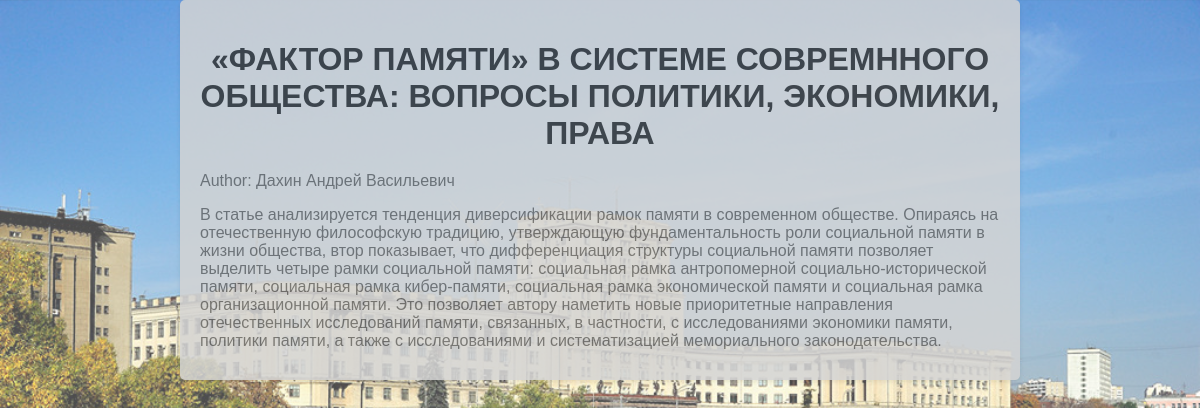
/1/, run on the app's committed database.
### журнал/models.py (models this page shows, shortened)
class Article(models.Model):
    author = models.CharField(max_length=255)
    content = models.TextField()
    publicationDate = models.DateField()
    title = models.CharField(max_length=255)

### журнал/views.py (the view)
# urls.py: path('<int:article_id>/', views.SearchArticle.article_detail, name='article_detail'),
    @staticmethod
    def article_detail(request, article_id):
        article = Article.objects.get(id=article_id)
        context = {
            'article': article
        }
        return render(request, 'article_detail.html', context)

### журнал/templates/article_detail.html (shortened to what this page needs)
<!DOCTYPE html>
<html>
<head>
</head>
<body>
    <div class="container">
        <h1>{{ article.title }}</h1>
        <p>Author: {{ article.author }}</p>
        <p>{{ article.content }}</p>
    </div>
</body>
</html>

### журнал/templates/article_detail.html (style rules this page uses)
body { background-image: url('/static/images/1.png'); background-size: cover; font-family: Arial, sans-serif; margin: 0; padding: 0; }
.container { max-width: 800px; margin: 0 auto; background-color: #d4d4d4;; padding: 20px; border-radius: 5px; box-shadow: 0 2px 5px rgba(0, 0, 0, 0.1); opacity:0.85; }
h1 { color: #333; text-align: center; margin-bottom: 20px; }
p { color: #666; margin-bottom: 10px; }

### data on the page
Article: title "«ФАКТОР ПАМЯТИ» В СИСТЕМЕ СОВРЕМННОГО ОБЩЕСТВА: ВОПРОСЫ ПОЛИТИКИ, ЭКОНОМИКИ, ПРАВА", author "Дахин Андрей Васильевич", content "В статье анализируется тенденция диверсификации рамок памяти в современном обществе. Опираясь на отечественную философскую традицию, утверждающую фундаментальность роли социальной памяти в жизни общества, втор показывает, что дифференциация структуры социальной памяти позволяет выделить четыре рамки социальной памяти: социальная рамка антропомерной социально-исторической памяти, социальная рамка кибер-памяти, социальная рамка экономической памяти и социальная рамка организационной памяти. Это позволяет автору наметить новые приоритетные направления отечественных исследований памяти, связанных, в частности, с исследованиями экономики памяти, политики памяти, а также с исследованиями и…"
